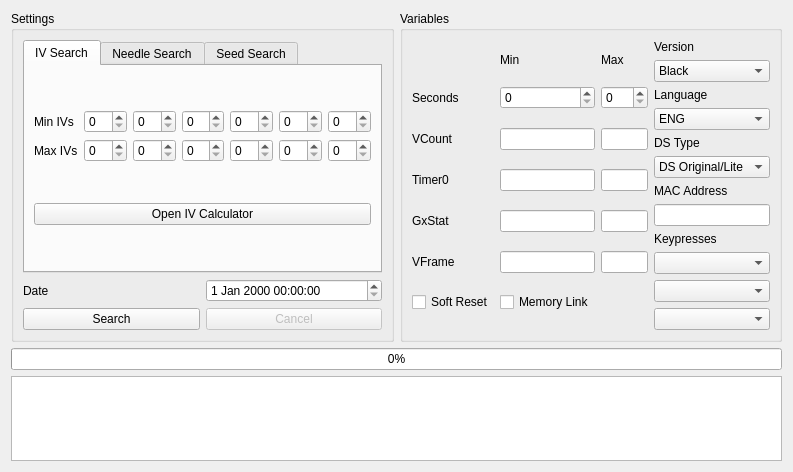
<?xml version="1.0" encoding="UTF-8"?>
<ui version="4.0">
 <class>ProfileCalibrator5</class>
 <widget class="QWidget" name="ProfileCalibrator5">
  <property name="geometry">
   <rect>
    <x>0</x>
    <y>0</y>
    <width>793</width>
    <height>472</height>
   </rect>
  </property>
  <property name="windowTitle">
   <string>Profile Calibrator</string>
  </property>
  <layout class="QGridLayout" name="gridLayout">
   <item row="0" column="1">
    <widget class="QGroupBox" name="groupBox_2">
     <property name="sizePolicy">
      <sizepolicy hsizetype="Preferred" vsizetype="Preferred">
       <horstretch>1</horstretch>
       <verstretch>1</verstretch>
      </sizepolicy>
     </property>
     <property name="title">
      <string>Variables</string>
     </property>
     <layout class="QGridLayout" name="gridLayout_4">
      <item row="4" column="1">
       <widget class="QLabel" name="labelDSType">
        <property name="text">
         <string>DS Type</string>
        </property>
       </widget>
      </item>
      <item row="10" column="1">
       <widget class="ComboBox" name="comboBoxKeypress2"/>
      </item>
      <item row="0" column="0" rowspan="12">
       <layout class="QGridLayout" name="gridLayout_3">
        <item row="2" column="1">
         <widget class="TextBox" name="textBoxMinVCount"/>
        </item>
        <item row="4" column="0">
         <widget class="QLabel" name="labelGxStat">
          <property name="text">
           <string>GxStat</string>
          </property>
         </widget>
        </item>
        <item row="4" column="1">
         <widget class="TextBox" name="textBoxMinGxStat"/>
        </item>
        <item row="5" column="0">
         <widget class="QLabel" name="labelVFrame">
          <property name="text">
           <string>VFrame</string>
          </property>
         </widget>
        </item>
        <item row="2" column="2">
         <widget class="TextBox" name="textBoxMaxVCount"/>
        </item>
        <item row="1" column="2">
         <widget class="QSpinBox" name="spinBoxMaxSeconds">
          <property name="maximum">
           <number>59</number>
          </property>
         </widget>
        </item>
        <item row="3" column="2">
         <widget class="TextBox" name="textBoxMaxTimer0"/>
        </item>
        <item row="1" column="0">
         <widget class="QLabel" name="labelSeconds">
          <property name="text">
           <string>Seconds</string>
          </property>
         </widget>
        </item>
        <item row="3" column="0">
         <widget class="QLabel" name="labelTimer0">
          <property name="text">
           <string>Timer0</string>
          </property>
         </widget>
        </item>
        <item row="4" column="2">
         <widget class="TextBox" name="textBoxMaxGxStat"/>
        </item>
        <item row="2" column="0">
         <widget class="QLabel" name="labelVCount">
          <property name="text">
           <string>VCount</string>
          </property>
         </widget>
        </item>
        <item row="3" column="1">
         <widget class="TextBox" name="textBoxMinTimer0"/>
        </item>
        <item row="1" column="1">
         <widget class="QSpinBox" name="spinBoxMinSeconds">
          <property name="maximum">
           <number>59</number>
          </property>
         </widget>
        </item>
        <item row="0" column="2">
         <widget class="QLabel" name="labelMax">
          <property name="sizePolicy">
           <sizepolicy hsizetype="Preferred" vsizetype="Fixed">
            <horstretch>0</horstretch>
            <verstretch>0</verstretch>
           </sizepolicy>
          </property>
          <property name="text">
           <string>Max</string>
          </property>
         </widget>
        </item>
        <item row="0" column="1">
         <widget class="QLabel" name="labelMin">
          <property name="sizePolicy">
           <sizepolicy hsizetype="Preferred" vsizetype="Fixed">
            <horstretch>0</horstretch>
            <verstretch>0</verstretch>
           </sizepolicy>
          </property>
          <property name="text">
           <string>Min</string>
          </property>
         </widget>
        </item>
        <item row="5" column="1">
         <widget class="TextBox" name="textBoxMinVFrame"/>
        </item>
        <item row="5" column="2">
         <widget class="TextBox" name="textBoxMaxVFrame"/>
        </item>
        <item row="6" column="0">
         <widget class="QCheckBox" name="checkBoxSoftReset">
          <property name="text">
           <string>Soft Reset</string>
          </property>
         </widget>
        </item>
        <item row="6" column="1">
         <widget class="QCheckBox" name="checkBoxMemoryLink">
          <property name="text">
           <string>Memory Link</string>
          </property>
         </widget>
        </item>
       </layout>
      </item>
      <item row="5" column="1">
       <widget class="ComboBox" name="comboBoxDSType">
        <item>
         <property name="text">
          <string>DS Original/Lite</string>
         </property>
        </item>
        <item>
         <property name="text">
          <string>DSi/DSi XL</string>
         </property>
        </item>
        <item>
         <property name="text">
          <string>3DS</string>
         </property>
        </item>
       </widget>
      </item>
      <item row="9" column="1">
       <widget class="ComboBox" name="comboBoxKeypress1"/>
      </item>
      <item row="2" column="1">
       <widget class="QLabel" name="labelLanguage">
        <property name="text">
         <string>Language</string>
        </property>
       </widget>
      </item>
      <item row="8" column="1">
       <widget class="QLabel" name="labelKeypresses">
        <property name="text">
         <string>Keypresses</string>
        </property>
       </widget>
      </item>
      <item row="6" column="1">
       <widget class="QLabel" name="labelMACAddress">
        <property name="text">
         <string>MAC Address</string>
        </property>
       </widget>
      </item>
      <item row="0" column="1">
       <widget class="QLabel" name="labelVersion">
        <property name="text">
         <string>Version</string>
        </property>
       </widget>
      </item>
      <item row="7" column="1">
       <widget class="TextBox" name="textBoxMACAddress"/>
      </item>
      <item row="1" column="1">
       <widget class="ComboBox" name="comboBoxVersion">
        <item>
         <property name="text">
          <string>Black</string>
         </property>
        </item>
        <item>
         <property name="text">
          <string>White</string>
         </property>
        </item>
        <item>
         <property name="text">
          <string>Black 2</string>
         </property>
        </item>
        <item>
         <property name="text">
          <string>White 2</string>
         </property>
        </item>
       </widget>
      </item>
      <item row="11" column="1">
       <widget class="ComboBox" name="comboBoxKeypress3"/>
      </item>
      <item row="3" column="1">
       <widget class="ComboBox" name="comboBoxLanguage">
        <item>
         <property name="text">
          <string>ENG</string>
         </property>
        </item>
        <item>
         <property name="text">
          <string>SPA</string>
         </property>
        </item>
        <item>
         <property name="text">
          <string>FRE</string>
         </property>
        </item>
        <item>
         <property name="text">
          <string>ITA</string>
         </property>
        </item>
        <item>
         <property name="text">
          <string>DEU</string>
         </property>
        </item>
        <item>
         <property name="text">
          <string>JPN</string>
         </property>
        </item>
        <item>
         <property name="text">
          <string>KOR</string>
         </property>
        </item>
       </widget>
      </item>
     </layout>
    </widget>
   </item>
   <item row="2" column="0" colspan="2">
    <widget class="QTableView" name="tableView">
     <property name="contextMenuPolicy">
      <enum>Qt::CustomContextMenu</enum>
     </property>
     <attribute name="verticalHeaderVisible">
      <bool>false</bool>
     </attribute>
    </widget>
   </item>
   <item row="0" column="0">
    <widget class="QGroupBox" name="groupBox">
     <property name="sizePolicy">
      <sizepolicy hsizetype="Preferred" vsizetype="Preferred">
       <horstretch>1</horstretch>
       <verstretch>1</verstretch>
      </sizepolicy>
     </property>
     <property name="title">
      <string>Settings</string>
     </property>
     <layout class="QGridLayout" name="gridLayout_6">
      <item row="1" column="0">
       <widget class="QLabel" name="labelDate">
        <property name="text">
         <string>Date</string>
        </property>
       </widget>
      </item>
      <item row="1" column="1">
       <widget class="DateTimeEdit" name="dateTimeEdit">
        <property name="maximumDateTime">
         <datetime>
          <hour>23</hour>
          <minute>59</minute>
          <second>59</second>
          <year>2099</year>
          <month>12</month>
          <day>31</day>
         </datetime>
        </property>
        <property name="minimumDateTime">
         <datetime>
          <hour>0</hour>
          <minute>0</minute>
          <second>0</second>
          <year>2000</year>
          <month>1</month>
          <day>1</day>
         </datetime>
        </property>
       </widget>
      </item>
      <item row="2" column="0" colspan="2">
       <layout class="QGridLayout" name="gridLayout_5">
        <item row="0" column="0">
         <widget class="QPushButton" name="pushButtonSearch">
          <property name="text">
           <string>Search</string>
          </property>
         </widget>
        </item>
        <item row="0" column="1">
         <widget class="QPushButton" name="pushButtonCancel">
          <property name="enabled">
           <bool>false</bool>
          </property>
          <property name="text">
           <string>Cancel</string>
          </property>
         </widget>
        </item>
       </layout>
      </item>
      <item row="0" column="0" colspan="2">
       <widget class="QTabWidget" name="tabWidgetType">
        <widget class="QWidget" name="tabIVs">
         <attribute name="title">
          <string>IV Search</string>
         </attribute>
         <layout class="QGridLayout" name="gridLayout_7">
          <item row="0" column="0">
           <layout class="QGridLayout" name="gridLayout_2">
            <item row="0" column="0">
             <widget class="QLabel" name="labelMinIVs">
              <property name="text">
               <string>Min IVs</string>
              </property>
             </widget>
            </item>
            <item row="0" column="1">
             <widget class="QSpinBox" name="spinBoxMinHP"/>
            </item>
            <item row="0" column="2">
             <widget class="QSpinBox" name="spinBoxMinAtk"/>
            </item>
            <item row="0" column="3">
             <widget class="QSpinBox" name="spinBoxMinDef"/>
            </item>
            <item row="0" column="4">
             <widget class="QSpinBox" name="spinBoxMinSpA"/>
            </item>
            <item row="0" column="5">
             <widget class="QSpinBox" name="spinBoxMinSpD"/>
            </item>
            <item row="0" column="6">
             <widget class="QSpinBox" name="spinBoxMinSpe"/>
            </item>
            <item row="1" column="0">
             <widget class="QLabel" name="labelMaxIVs">
              <property name="text">
               <string>Max IVs</string>
              </property>
             </widget>
            </item>
            <item row="1" column="1">
             <widget class="QSpinBox" name="spinBoxMaxHP"/>
            </item>
            <item row="1" column="2">
             <widget class="QSpinBox" name="spinBoxMaxAtk"/>
            </item>
            <item row="1" column="3">
             <widget class="QSpinBox" name="spinBoxMaxDef"/>
            </item>
            <item row="1" column="4">
             <widget class="QSpinBox" name="spinBoxMaxSpA"/>
            </item>
            <item row="1" column="5">
             <widget class="QSpinBox" name="spinBoxMaxSpD"/>
            </item>
            <item row="1" column="6">
             <widget class="QSpinBox" name="spinBoxMaxSpe"/>
            </item>
           </layout>
          </item>
          <item row="1" column="0">
           <widget class="QPushButton" name="pushButtonIVCalculator">
            <property name="text">
             <string>Open IV Calculator</string>
            </property>
           </widget>
          </item>
         </layout>
        </widget>
        <widget class="QWidget" name="tabNeedles">
         <attribute name="title">
          <string>Needle Search</string>
         </attribute>
         <layout class="QGridLayout" name="gridLayout_10">
          <item row="0" column="0" colspan="2">
           <layout class="QGridLayout" name="gridLayout_8">
            <item row="0" column="0">
             <widget class="QPushButton" name="pushButtonUpLeft">
              <property name="text">
               <string>↖</string>
              </property>
              <attribute name="buttonGroup">
               <string notr="true">buttonGroupNeedles</string>
              </attribute>
             </widget>
            </item>
            <item row="0" column="1">
             <widget class="QPushButton" name="pushButtonUp">
              <property name="text">
               <string>↑</string>
              </property>
              <attribute name="buttonGroup">
               <string notr="true">buttonGroupNeedles</string>
              </attribute>
             </widget>
            </item>
            <item row="0" column="2">
             <widget class="QPushButton" name="pushButtonUpRight">
              <property name="text">
               <string>↗</string>
              </property>
              <attribute name="buttonGroup">
               <string notr="true">buttonGroupNeedles</string>
              </attribute>
             </widget>
            </item>
            <item row="1" column="0">
             <widget class="QPushButton" name="pushButtonLeft">
              <property name="text">
               <string>←</string>
              </property>
              <attribute name="buttonGroup">
               <string notr="true">buttonGroupNeedles</string>
              </attribute>
             </widget>
            </item>
            <item row="1" column="2">
             <widget class="QPushButton" name="pushButtonRight">
              <property name="text">
               <string>→</string>
              </property>
              <attribute name="buttonGroup">
               <string notr="true">buttonGroupNeedles</string>
              </attribute>
             </widget>
            </item>
            <item row="2" column="0">
             <widget class="QPushButton" name="pushButtonDownLeft">
              <property name="text">
               <string>↙</string>
              </property>
              <attribute name="buttonGroup">
               <string notr="true">buttonGroupNeedles</string>
              </attribute>
             </widget>
            </item>
            <item row="2" column="1">
             <widget class="QPushButton" name="pushButtonDown">
              <property name="text">
               <string>↓</string>
              </property>
              <attribute name="buttonGroup">
               <string notr="true">buttonGroupNeedles</string>
              </attribute>
             </widget>
            </item>
            <item row="2" column="2">
             <widget class="QPushButton" name="pushButtonDownRight">
              <property name="text">
               <string>↘</string>
              </property>
              <attribute name="buttonGroup">
               <string notr="true">buttonGroupNeedles</string>
              </attribute>
             </widget>
            </item>
           </layout>
          </item>
          <item row="1" column="0">
           <widget class="QLineEdit" name="lineEditNeedles">
            <property name="readOnly">
             <bool>true</bool>
            </property>
           </widget>
          </item>
          <item row="1" column="1">
           <layout class="QGridLayout" name="gridLayout_9">
            <item row="0" column="0">
             <widget class="QRadioButton" name="radioButtonUnovaLink">
              <property name="text">
               <string>Unova Link</string>
              </property>
              <property name="checked">
               <bool>true</bool>
              </property>
              <attribute name="buttonGroup">
               <string notr="true">buttonGroupNeedleType</string>
              </attribute>
             </widget>
            </item>
            <item row="0" column="1">
             <widget class="QRadioButton" name="radioButtonSaving">
              <property name="text">
               <string>Saving</string>
              </property>
              <attribute name="buttonGroup">
               <string notr="true">buttonGroupNeedleType</string>
              </attribute>
             </widget>
            </item>
            <item row="1" column="0">
             <widget class="QPushButton" name="pushButtonDelete">
              <property name="text">
               <string>Delete</string>
              </property>
             </widget>
            </item>
            <item row="1" column="1">
             <widget class="QPushButton" name="pushButtonClear">
              <property name="text">
               <string>Clear</string>
              </property>
             </widget>
            </item>
           </layout>
          </item>
         </layout>
        </widget>
        <widget class="QWidget" name="tabSeed">
         <attribute name="title">
          <string>Seed Search</string>
         </attribute>
         <layout class="QGridLayout" name="gridLayout_11">
          <item row="0" column="0">
           <widget class="QLabel" name="labelSeed">
            <property name="text">
             <string>Seed</string>
            </property>
           </widget>
          </item>
          <item row="0" column="1">
           <widget class="TextBox" name="textBoxSeed"/>
          </item>
         </layout>
        </widget>
       </widget>
      </item>
     </layout>
    </widget>
   </item>
   <item row="1" column="0" colspan="2">
    <widget class="QProgressBar" name="progressBar">
     <property name="value">
      <number>0</number>
     </property>
    </widget>
   </item>
  </layout>
 </widget>
 <customwidgets>
  <customwidget>
   <class>TextBox</class>
   <extends>QLineEdit</extends>
   <header>Forms/Controls/TextBox.hpp</header>
  </customwidget>
  <customwidget>
   <class>ComboBox</class>
   <extends>QComboBox</extends>
   <header>Forms/Controls/ComboBox.hpp</header>
  </customwidget>
  <customwidget>
   <class>DateTimeEdit</class>
   <extends>QDateTimeEdit</extends>
   <header>Forms/Controls/DateTimeEdit.hpp</header>
  </customwidget>
 </customwidgets>
 <tabstops>
  <tabstop>tabWidgetType</tabstop>
  <tabstop>spinBoxMinHP</tabstop>
  <tabstop>spinBoxMinAtk</tabstop>
  <tabstop>spinBoxMinDef</tabstop>
  <tabstop>spinBoxMinSpA</tabstop>
  <tabstop>spinBoxMinSpD</tabstop>
  <tabstop>spinBoxMinSpe</tabstop>
  <tabstop>spinBoxMaxHP</tabstop>
  <tabstop>spinBoxMaxAtk</tabstop>
  <tabstop>spinBoxMaxDef</tabstop>
  <tabstop>spinBoxMaxSpA</tabstop>
  <tabstop>spinBoxMaxSpD</tabstop>
  <tabstop>spinBoxMaxSpe</tabstop>
  <tabstop>pushButtonIVCalculator</tabstop>
  <tabstop>pushButtonUpLeft</tabstop>
  <tabstop>pushButtonUp</tabstop>
  <tabstop>pushButtonUpRight</tabstop>
  <tabstop>pushButtonLeft</tabstop>
  <tabstop>pushButtonRight</tabstop>
  <tabstop>pushButtonDownLeft</tabstop>
  <tabstop>pushButtonDown</tabstop>
  <tabstop>pushButtonDownRight</tabstop>
  <tabstop>lineEditNeedles</tabstop>
  <tabstop>radioButtonUnovaLink</tabstop>
  <tabstop>radioButtonSaving</tabstop>
  <tabstop>pushButtonDelete</tabstop>
  <tabstop>pushButtonClear</tabstop>
  <tabstop>textBoxSeed</tabstop>
  <tabstop>dateTimeEdit</tabstop>
  <tabstop>pushButtonSearch</tabstop>
  <tabstop>pushButtonCancel</tabstop>
  <tabstop>spinBoxMinSeconds</tabstop>
  <tabstop>spinBoxMaxSeconds</tabstop>
  <tabstop>textBoxMinVCount</tabstop>
  <tabstop>textBoxMaxVCount</tabstop>
  <tabstop>textBoxMinTimer0</tabstop>
  <tabstop>textBoxMaxTimer0</tabstop>
  <tabstop>textBoxMinGxStat</tabstop>
  <tabstop>textBoxMaxGxStat</tabstop>
  <tabstop>textBoxMinVFrame</tabstop>
  <tabstop>textBoxMaxVFrame</tabstop>
  <tabstop>checkBoxSoftReset</tabstop>
  <tabstop>checkBoxMemoryLink</tabstop>
  <tabstop>comboBoxVersion</tabstop>
  <tabstop>comboBoxLanguage</tabstop>
  <tabstop>comboBoxDSType</tabstop>
  <tabstop>textBoxMACAddress</tabstop>
  <tabstop>comboBoxKeypress1</tabstop>
  <tabstop>comboBoxKeypress2</tabstop>
  <tabstop>comboBoxKeypress3</tabstop>
  <tabstop>tableView</tabstop>
 </tabstops>
 <resources/>
 <connections/>
 <buttongroups>
  <buttongroup name="buttonGroupNeedles">
   <property name="exclusive">
    <bool>false</bool>
   </property>
  </buttongroup>
  <buttongroup name="buttonGroupNeedleType"/>
 </buttongroups>
</ui>
